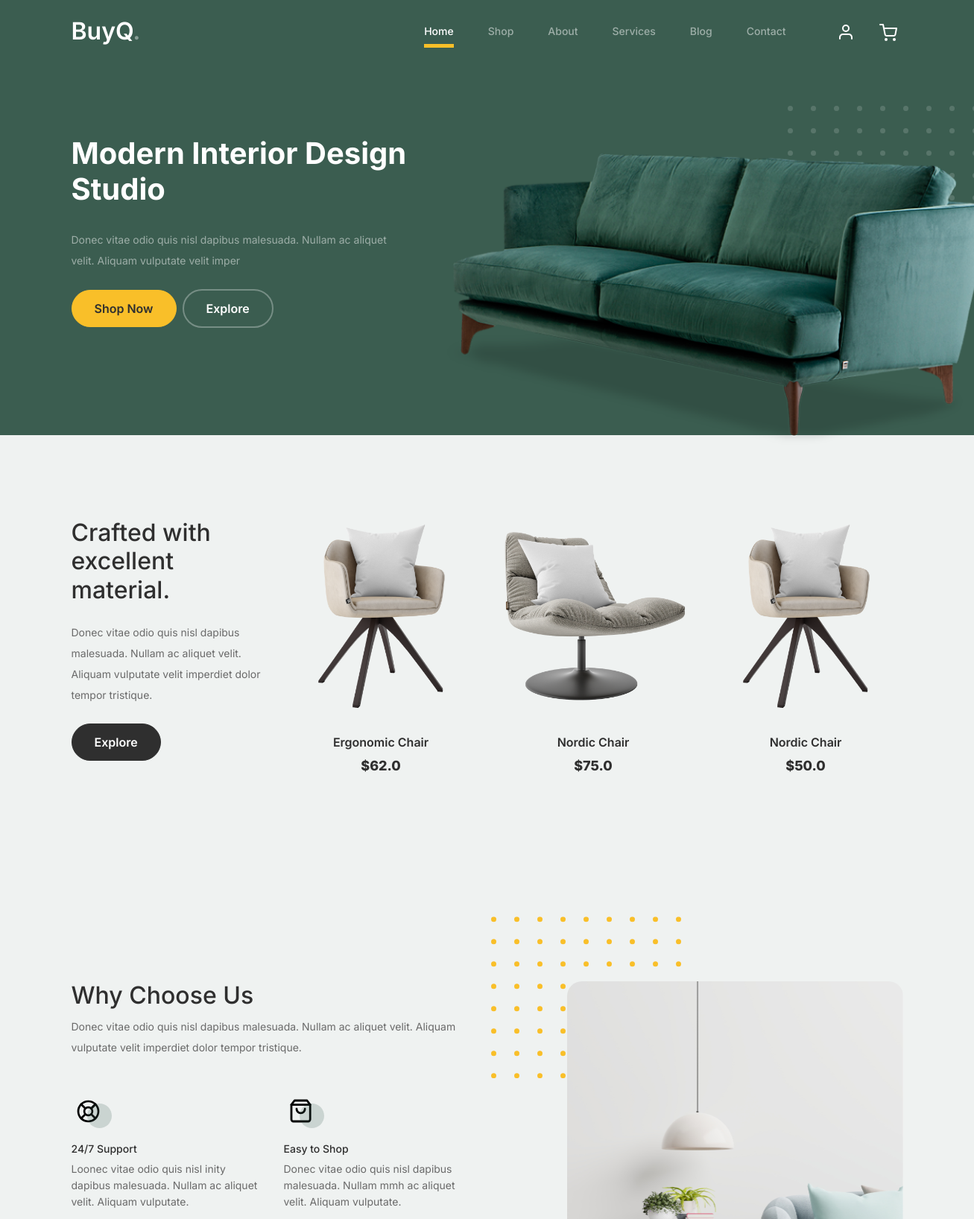
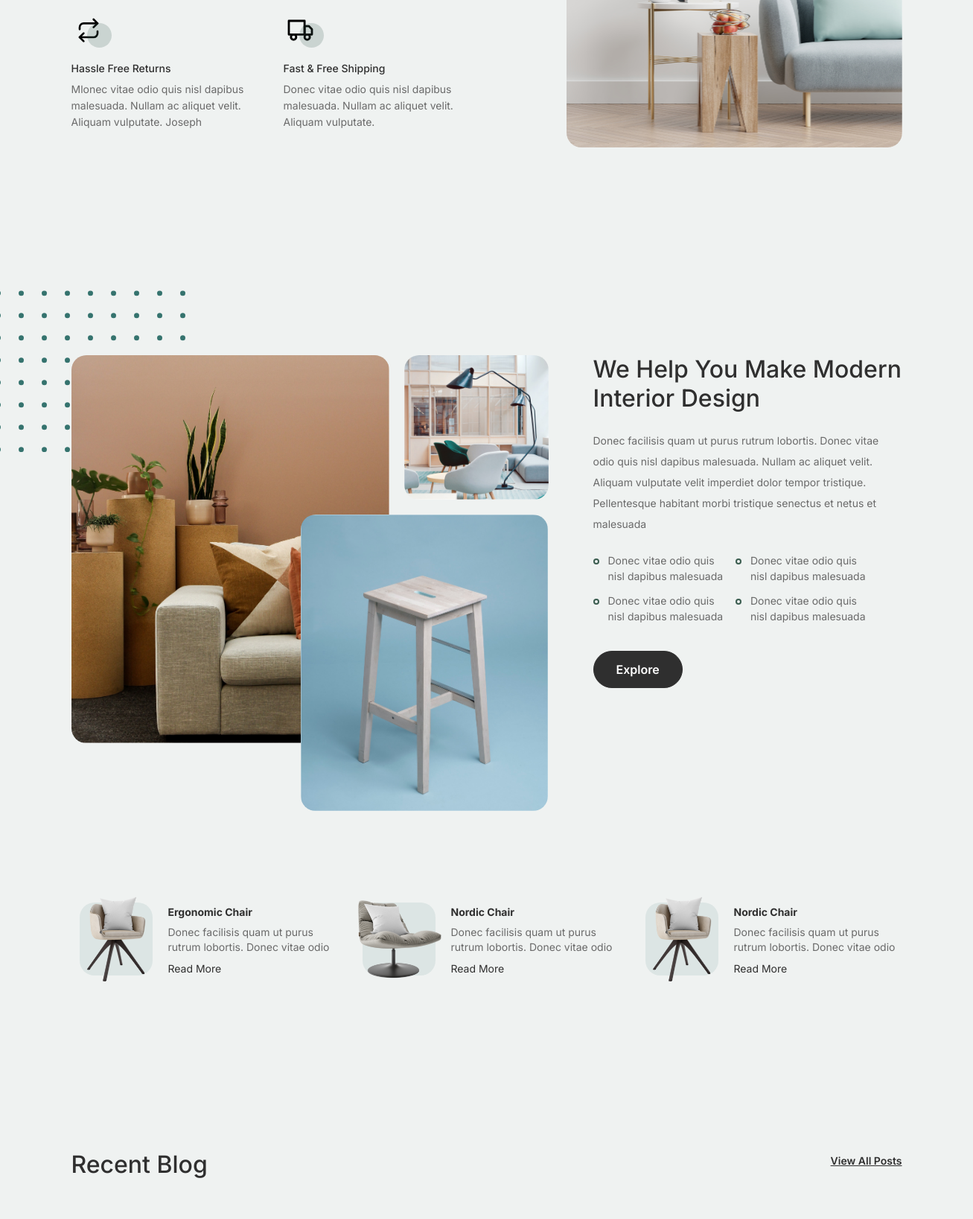
The page / (upper part) on the database its author committed (2 pictures, top to bottom).
### template_app/models.py (models this page shows, shortened)
class Company(models.Model):
    title = models.CharField(max_length=50)
    description = models.TextField()

class Pages(models.Model):
    page = models.CharField(max_length=20,blank=False, null=False, unique=True)
    title = models.CharField(max_length=50)
    subtitle = models.CharField(max_length=100,blank=True, null=True)
    has_button = models.BooleanField(default=False)

class Shop(models.Model):
    furniture_name = models.CharField(max_length=100, blank=False, null=False)
    price = models.FloatField()
    description = models.TextField(max_length=500)
    image = models.ImageField(upload_to='furniture', default='profile.png')
    date_posted = models.DateTimeField(auto_now_add=True)

class Services(models.Model):
    title = models.CharField(max_length=80, blank=False, null=False)
    image = models.FileField(upload_to='services')
    description = models.TextField(max_length=250, blank=False, null=False)

### template_app/views.py (the view)
# urls.py: path('',views.home, name='home'),
def home(request):
    blog = Blog.objects.all().order_by('?')[:3]
    services = Services.objects.all().order_by('?')[:4]
    context = {
        'blogs': blog,
        'services': services,
        **common_data('Home'),
    }
    return render(request, 'index.html', context)

### template_app/views.py (called while the page is built)
def common_data(pageName):
    return {
        'testmonials': Testimonials.objects.all().order_by('?'),
        'products' : Shop.objects.all().order_by('?')[:3],
        'pages': Pages.objects.all(),
        'media': SocialMedia.objects.all(),
        'company' : Company.objects.last(),
        'page': Pages.objects.get(page=pageName),
        'nav' : pageName.lower()
    }

### templates/index.html (shortened to what this page needs)
{% extends 'common.html' %}
{% load static %}
{% block main %}
	<div class="product-section">
		<div class="container">
			<div class="row">
				<div class="col-md-12 col-lg-3 mb-5 mb-lg-0">
					<h2 class="mb-4 section-title">Crafted with excellent material.</h2>
					<p class="mb-4">Donec vitae odio quis nisl dapibus malesuada. Nullam ac aliquet velit. Aliquam vulputate velit imperdiet dolor tempor tristique. </p>
					<p><a href="{% url 'myapp:shop' %}" class="btn">Explore</a></p>
				</div>
				{% for item in products %}
					<div class="col-12 col-md-4 col-lg-3 mb-5 mb-md-0">
						<a class="product-item" href="{% url 'myapp:cart' %}">
							<img src="/media/{{ item.image }}" class="img-fluid product-thumbnail">
							<h3 class="product-title">{{item.furniture_name}}</h3>
							<strong class="product-price">${{item.price}}</strong>
						</a>
					</div>
				{% endfor %}
			</div>
		</div>
	</div>
	<div class="why-choose-section">
		<div class="container">
			<div class="row justify-content-between">
				<div class="col-lg-6">
					<h2 class="section-title">Why Choose Us</h2>
					<p>Donec vitae odio quis nisl dapibus malesuada. Nullam ac aliquet velit. Aliquam vulputate velit imperdiet dolor tempor tristique.</p>
					<div class="row my-5">
						{% for service in services %}
							<div class="col-6 col-md-6">
								<div class="feature">
									<div class="icon">
										<img src="/media/{{ service.image }}" alt="Image" class="imf-fluid">
									</div>
									<h3>{{service.title}}</h3>
									<p>{{service.description}}</p>
								</div>
							</div>
						{% endfor %}
					</div>
				</div>
				<div class="col-lg-5">
					<div class="img-wrap">
						<img src="{% static 'images/why-choose-us-img.jpg' %}" alt="Image" class="img-fluid">
					</div>
				</div>
			</div>
		</div>
	</div>
	<div class="we-help-section">
		<div class="container">
			<div class="row justify-content-between">
				<div class="col-lg-7 mb-5 mb-lg-0">
					<div class="imgs-grid">
						<div class="grid grid-1"><img src="{% static 'images/img-grid-1.jpg' %}" alt="Untree.co"></div>
						<div class="grid grid-2"><img src="{% static 'images/img-grid-2.jpg' %}" alt="Untree.co"></div>
						<div class="grid grid-3"><img src="{% static 'images/img-grid-3.jpg' %}" alt="Untree.co"></div>
					</div>
				</div>
				<div class="col-lg-5 ps-lg-5">
					<h2 class="section-title mb-4">We Help You Make Modern Interior Design</h2>
					<p>Donec facilisis quam ut purus rutrum lobortis. Donec vitae odio quis nisl dapibus malesuada. Nullam ac aliquet velit. Aliquam vulputate velit imperdiet dolor tempor tristique. Pellentesque habitant morbi tristique senectus et netus et malesuada</p>
					<ul class="list-unstyled custom-list my-4">
						<li>Donec vitae odio quis nisl dapibus malesuada</li>
						<li>Donec vitae odio quis nisl dapibus malesuada</li>
						<li>Donec vitae odio quis nisl dapibus malesuada</li>
						<li>Donec vitae odio quis nisl dapibus malesuada</li>
					</ul>
					<p><a herf="#" class="btn">Explore</a></p>
				</div>
			</div>
		</div>
	</div>
	<div class="popular-product">
		<div class="container">
			<div class="row">
				{% for item in products %}
					<div class="col-12 col-md-6 col-lg-4 mb-4 mb-lg-0">
						<div class="product-item-sm d-flex">
							<div class="thumbnail">
								<img src="/media/{{ item.image }}" alt="Image" class="img-fluid">
							</div>
							<div class="pt-3">
								<h3>{{item.furniture_name}}</h3>
								<p>{{item.description}}</p>
								<p><a href="/view/{{item.id}}/">Read More</a></p>
							</div>
						</div>
					</div>
				{% endfor %}
			</div>
		</div>
	</div>
	<div class="blog-section">
		<div class="container">
			<div class="row mb-5">
				<div class="col-md-6">
					<h2 class="section-title">Recent Blog</h2>
				</div>
				<div class="col-md-6 text-start text-md-end">
					<a href="{% url 'myapp:blog' %}" class="more">View All Posts</a>
				</div>
			</div>
		</div>
	</div>
{% endblock  %}

### templates/common.html (shortened to what this page needs)
{% load static %}
<!doctype html>
<html lang="en">
<head>
		<link href="{% static 'css/bootstrap.min.css' %}" rel="stylesheet">
		<link href="https://cdnjs.cloudflare.com/ajax/libs/font-awesome/6.0.0-beta3/css/all.min.css" rel="stylesheet">
		<link href="{% static 'css/tiny-slider.css' %}" rel="stylesheet">
		<link rel="stylesheet" href="{% static 'css/style.css' %}">
	</head>
	<body>
		<nav class="custom-navbar navbar navbar navbar-expand-md navbar-dark bg-dark" arial-label="Furni navigation bar">
			<div class="container">
				<a class="navbar-brand" href="{% url 'myapp:home' %}">{{company.title}}<span>.</span></a>
				<div class="collapse navbar-collapse" id="navbarsFurni">
					<ul class="custom-navbar-nav navbar-nav ms-auto mb-2 mb-md-0">
						{% for k in pages %}
							{% if k.page != "Cart" and k.page != "View" %}
								<li class="nav-item {% if nav == k.page|lower %} active {% endif %}">
									<a class="nav-link" href="/{% if k.page|lower == 'home' %}{% else %}{{k.page|lower}}/ {% endif %}">{{ k.page }}</a>
								</li>
							{% endif %}
						{% endfor %}
					</ul>
					<ul class="custom-navbar-cta navbar-nav mb-2 mb-md-0 ms-5">
					<li><a class="nav-link" href="#"><img src="{% static 'images/user.svg' %}"></a></li>
						<li><a class="nav-link" href="{% url 'myapp:cart' %}"><img src="{% static 'images/cart.svg' %}"></a></li>
					</ul>
				</div>
			</div>
		</nav>
			<div class="hero">
				<div class="container">
					<div class="row justify-content-between">
						<div class="col-lg-5">
							<div class="intro-excerpt">
								<h1><span clsas="d-block">{{page.title}}</span></h1>
								{% if page.subtitle %}
								  <p class="mb-4">{{page.subtitle}}</p>
								{% endif %}
								{% if page.has_button %}
								  <p><a href="" class="btn btn-secondary me-2">Shop Now</a><a href="#" class="btn btn-white-outline">Explore</a></p>
								{% endif %}
							</div>
						</div>
						{% if page.has_button %}
						<div class="col-lg-7">
							<div class="hero-img-wrap">
								<img src="{% static 'images/couch.png' %}" class="img-fluid">
							</div>
						</div>
						{% endif %}
					</div>
				</div>
			</div>
        {% block main %}
        {% endblock %}
	</body>
</html>

### rows shown on the page
Company: title "BuyQ"
Pages: page "Home", title "Modern Interior Design Studio", subtitle "Donec vitae odio quis nisl dapibus malesuada. Nullam ac aliquet velit. Aliquam vulputate velit imper"
Pages: page "Shop"
Pages: page "About"
Pages: page "Services"
Pages: page "Blog"
Pages: page "Contact"
Shop: image (picture), furniture_name "Ergonomic Chair", price "62.0", description "Donec facilisis quam ut purus rutrum lobortis. Donec vitae odio"
Shop: image (picture), furniture_name "Nordic Chair", price "75.0", description "Donec facilisis quam ut purus rutrum lobortis. Donec vitae odio"
Shop: image (picture), furniture_name "Nordic Chair", price "50.0", description "Donec facilisis quam ut purus rutrum lobortis. Donec vitae odio"
Services: image (picture), title "24/7 Support", description "Loonec vitae odio quis nisl inity dapibus malesuada. Nullam ac aliquet velit. Aliquam vulputate."
Services: image (picture), title "Easy to Shop", description "Donec vitae odio quis nisl dapibus malesuada. Nullam mmh ac aliquet velit. Aliquam vulputate."
Services: image (picture), title "Hassle Free Returns", description "Mlonec vitae odio quis nisl dapibus malesuada. Nullam ac aliquet velit. Aliquam vulputate. Joseph"
Services: image (picture), title "Fast & Free Shipping", description "Donec vitae odio quis nisl dapibus malesuada. Nullam ac aliquet velit. Aliquam vulputate."
